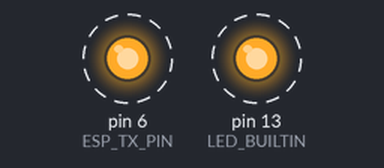
Simulated run of this sketch. Board: Arduino Uno, built with avr-gcc and run on an emulated ATmega328P. Parts: output pins drawn as LEDs (lit = HIGH). Dashed ring = blinking. What the sketch prints to the serial monitor is not drawn.

Above: at 0.5 s.
Timing chart, 0 to 4.6 s (numbered marks = the images above):
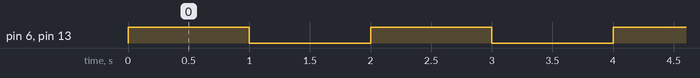

The sketch:

arduino_uart_bridge_test.ino
```cpp
/* WIRE LEVEL TEST - ARDUINO UNO: D6 alternates HIGH/LOW every second. */

const uint8_t ESP_TX_PIN = 6;
const unsigned long SEND_INTERVAL_MS = 1000;

unsigned long lastSentAt = 0;
bool outputHigh = true;

void setup() {
  Serial.begin(115200);
  pinMode(ESP_TX_PIN, OUTPUT);
  pinMode(LED_BUILTIN, OUTPUT);
  digitalWrite(ESP_TX_PIN, HIGH);
  digitalWrite(LED_BUILTIN, HIGH);

  Serial.println("=== ARDUINO D6 WIRE LEVEL TEST ===");
  Serial.println("D6 alternates HIGH/LOW once per second");
}

void loop() {
  unsigned long now = millis();
  if (now - lastSentAt >= SEND_INTERVAL_MS) {
    lastSentAt = now;
    outputHigh = !outputHigh;
    digitalWrite(ESP_TX_PIN, outputHigh ? HIGH : LOW);
    digitalWrite(LED_BUILTIN, outputHigh ? HIGH : LOW);
    Serial.println(outputHigh ? "[WIRE] D6=HIGH" : "[WIRE] D6=LOW");
  }
}
```

Measured:
- by itself, pin 6 (ESP_TX_PIN), pin 13 (LED_BUILTIN): alternates HIGH for 1.0 s and LOW for 1.0 s
